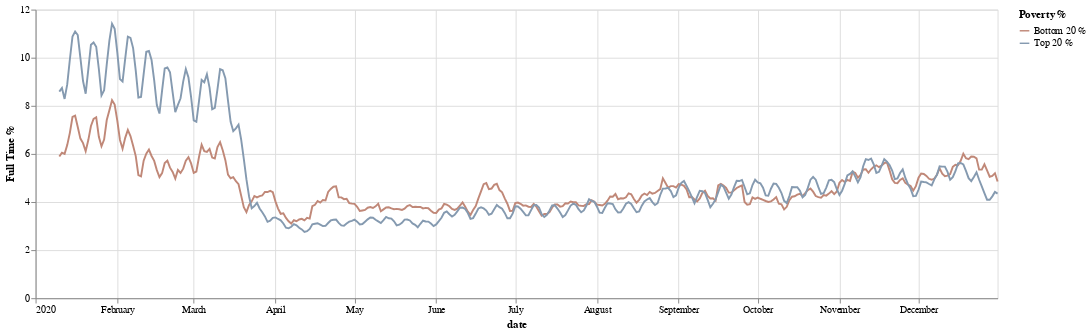

Notebook cell for this chart:
### Code cell
# analysis for the entire year on monthly basis
df_str = df.copy(deep=True) #make a deep copy

df_str['date'] = pd.to_datetime(df_str['date'],utc= True) # extract the months

df_str = df_str.groupby([df_str['date']]).mean().rolling(10).mean()[0:] #find the mean for the days and roll up for every 10 days

chart = alt.Chart(df_str.reset_index()).transform_fold(
    fold=['Bottom 20 %', 'Top 20 %'],
    as_ = ['Poverty %','full_time_percentage']
    
    ).mark_line().encode(
      x='date:T',
      y= alt.Y('full_time_percentage:Q', title = 'Full Time %'), color='Poverty %:N'
    ).properties(width = 1000)
chart

### Figure 1 — Vega-Lite specification as saved in the notebook (floating-point values rounded to 4 significant figures; data arrays with more than 128 entries replaced by an {"elided": "..."} marker saying what was removed)
{"config": {"view": {"continuousHeight": 300, "continuousWidth": 400}, "range": {"category": {"scheme": ["#FF4500", "#a0aab4", "#4E79A7"]}}}, "data": {"name": "data-5ace878f6975ad52751512e86ca3eb3a"}, "mark": "line", "encoding": {"color": {"type": "nominal", "field": "Poverty %"}, "x": {"type": "temporal", "field": "date"}, "y": {"type": "quantitative", "field": "full_time_percentage", "title": "Full Time %"}}, "transform": [{"fold": ["Bottom 20 %", "Top 20 %"], "as": ["Poverty %", "full_time_percentage"]}], "width": 1000, "$schema": "https://vega.github.io/schema/vega-lite/v4.8.1.json", "datasets": {"data-5ace878f6975ad52751512e86ca3eb3a": {"elided": "366 records"}}}
